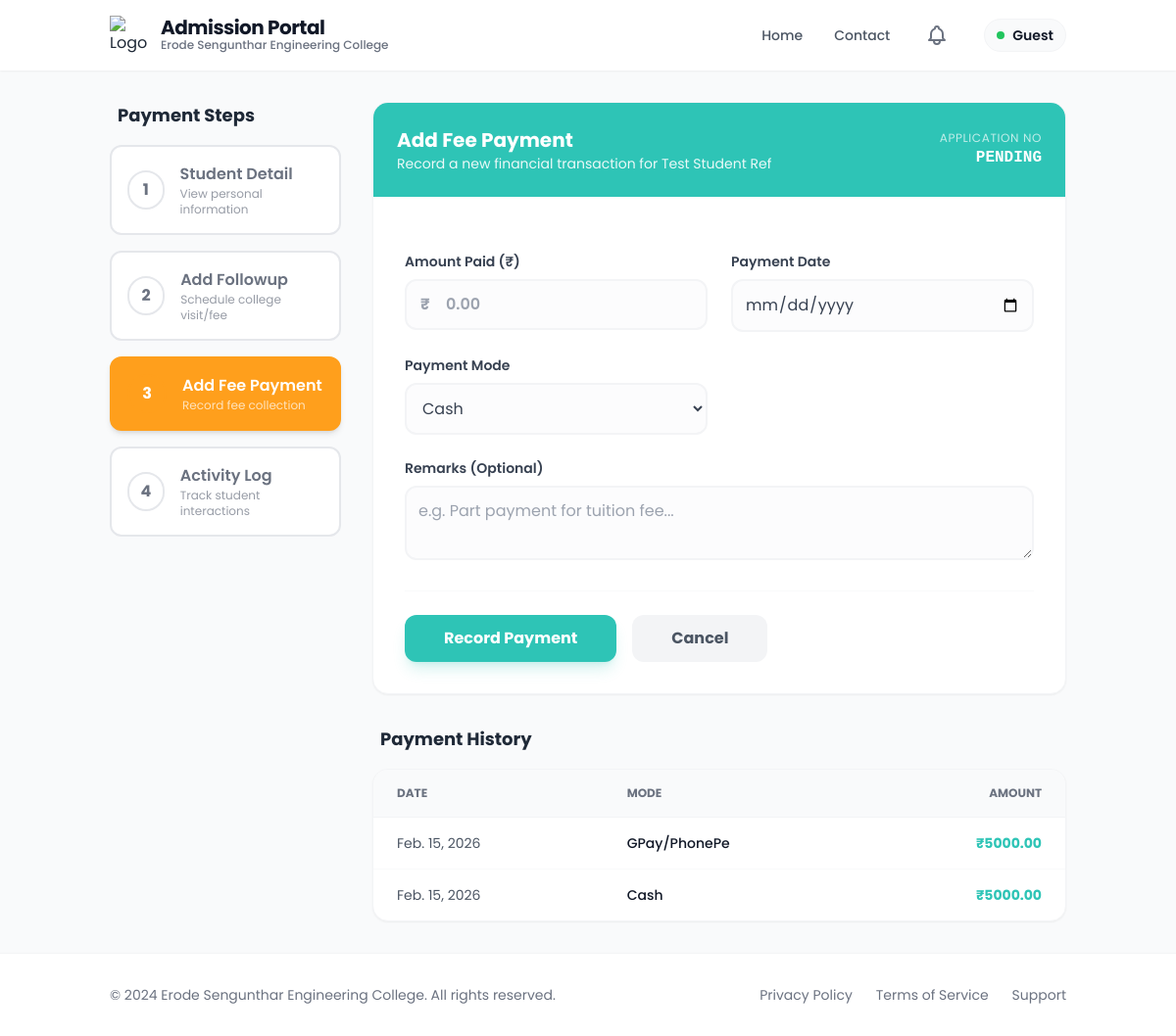
Page /fees/add/1002/ on the committed database.
### app/models.py (models this page shows, shortened)
class Admission(models.Model):
    ADMISSION_STATUS_CHOICES = (
        ('enquired', 'Enquired'),
        ('admitted', 'Admitted'),
        ('discontinued', 'Discontinued'),
        ('left', 'Left'),
    )
    admission_status = models.CharField(max_length=20, choices=ADMISSION_STATUS_CHOICES, default='enquired')
    application_number = models.CharField(max_length=100, blank=True, null=True)
    application_date = models.DateField(blank=True, null=True)
    admission_date = models.DateField(blank=True, null=True)
    allotment_number = models.CharField(max_length=100, blank=True, null=True)
    portal_status = models.CharField(max_length=50, blank=True, null=True)
    quota = models.CharField(max_length=50, blank=True, null=True)
    roll_number = models.CharField(max_length=100, blank=True, null=True)
    unique_id = models.CharField(max_length=100, blank=True, null=True)
    umis_number = models.CharField(max_length=100, blank=True, null=True)
    level = models.CharField(max_length=10, blank=True, null=True)
    course = models.CharField(max_length=100, blank=True, null=True)
    branch = models.CharField(max_length=100, blank=True, null=True)
    department_preferences = models.JSONField(default=dict, blank=True, null=True)
    pg_dept = models.CharField(max_length=255, blank=True, null=True)
    is_fg = models.BooleanField(default=False, blank=True, null=True)
    fg_number = models.CharField(max_length=100, blank=True, null=True)
    pmss = models.BooleanField(default=False, blank=True, null=True)
    seven_five = models.BooleanField(default=False, blank=True, null=True)
    student_name = models.CharField(max_length=255, blank=True, null=True)
    dob = models.DateField(blank=True, null=True)
    gender = models.CharField(max_length=10, blank=True, null=True)
    community = models.CharField(max_length=50, blank=True, null=True)
    caste = models.CharField(max_length=100, blank=True, null=True)
    region = models.CharField(max_length=100, blank=True, null=True)
    aadhaar_number = models.CharField(max_length=12, blank=True, null=True)
    father_name = models.CharField(max_length=255, blank=True, null=True)
    mother_name = models.CharField(max_length=255, blank=True, null=True)
    guardian_name = models.CharField(max_length=255, blank=True, null=True)
    father_mobile = models.CharField(max_length=15, blank=True, null=True)
    mother_mobile = models.CharField(max_length=15, blank=True, null=True)
    guardian_mobile = models.CharField(max_length=15, blank=True, null=True)
    email = models.EmailField(blank=True, null=True)
    student_mobile = models.CharField(max_length=15, blank=True, null=True)
    address = models.TextField(blank=True, null=True)
    pincode = models.CharField(max_length=10, blank=True, null=True)
    district = models.CharField(max_length=100, blank=True, null=True)
    state = models.CharField(max_length=100, blank=True, null=True)
    country = models.CharField(max_length=100, blank=True, null=True)
    qualification = models.CharField(max_length=10, blank=True, null=True)
    tenth_total = models.CharField(max_length=50, blank=True, null=True)
    tenth_percentage = models.CharField(max_length=50, blank=True, null=True)
    twelfth_total = models.CharField(max_length=50, blank=True, null=True)
    twelfth_percentage = models.CharField(max_length=50, blank=True, null=True)
    twelfth_major = models.CharField(max_length=255, blank=True, null=True)
    twelth_reg_no = models.CharField(max_length=50, blank=True, null=True)
    maths_marks = models.DecimalField(max_digits=5, decimal_places=2, blank=True, null=True)
    physics_marks = models.DecimalField(max_digits=5, decimal_places=2, blank=True, null=True)
    chemistry_marks = models.DecimalField(max_digits=5, decimal_places=2, blank=True, null=True)
    cutoff_marks = models.DecimalField(max_digits=5, decimal_places=2, blank=True, null=True)
    diploma_total = models.CharField(max_length=50, blank=True, null=True)
    diploma_percentage = models.CharField(max_length=50, blank=True, null=True)
    diploma_major = models.CharField(max_length=255, blank=True, null=True)
    board = models.CharField(max_length=50, blank=True, null=True)
    year_passing = models.IntegerField(blank=True, null=True)
    medium = models.CharField(max_length=50, blank=True, null=True)
    last_school = models.CharField(max_length=255, blank=True, null=True)
    vocational_stream = models.CharField(max_length=255, blank=True, null=True)
    skill_proof = models.FileField(upload_to=vocational_upload_path, blank=True, null=True)
    college_fee = models.DecimalField(max_digits=10, decimal_places=2, blank=True, null=True)
    hostel_fee = models.DecimalField(max_digits=10, decimal_places=2, blank=True, null=True)
    bus_fee = models.DecimalField(max_digits=10, decimal_places=2, blank=True, null=True)
    other_fee = models.DecimalField(max_digits=10, decimal_places=2, blank=True, null=True)
    paid_fee = models.DecimalField(max_digits=10, decimal_places=2, blank=True, null=True)
    concession_amount = models.DecimalField(max_digits=10, decimal_places=2, blank=True, null=True)
    unpaid_fee = models.DecimalField(max_digits=10, decimal_places=2, blank=True, null=True)
    transaction_id = models.CharField(max_length=50, blank=True, null=True)
    transaction_date = models.DateTimeField(blank=True, null=True)
    had_paid = models.BooleanField(default=False, blank=True, null=True)
    facility_type = models.CharField(max_length=20, blank=True, null=True)
    hostel_name = models.CharField(max_length=100, blank=True, null=True)
    boarding_point = models.CharField(max_length=100, blank=True, null=True)
    bus_needed = models.CharField(max_length=10, blank=True, null=True)
    bus_route = models.CharField(max_length=255, blank=True, null=True)
    hostel_needed = models.CharField(max_length=10, blank=True, null=True)
    hostel_type = models.CharField(max_length=100, blank=True, null=True)
    room_type = models.CharField(max_length=100, blank=True, null=True)
    mess_type = models.CharField(max_length=100, blank=True, null=True)
    hostel_fee_amount = models.DecimalField(max_digits=10, decimal_places=2, blank=True, null=True)
    account_holder_name = models.CharField(max_length=255, blank=True, null=True)
    account_number = models.CharField(max_length=30, blank=True, null=True)
    bank_name = models.CharField(max_length=100, blank=True, null=True)
    ifsc_code = models.CharField(max_length=15, blank=True, null=True)
    bank_branch = models.CharField(max_length=100, blank=True, null=True)
    seeding_status = models.CharField(max_length=50, blank=True, null=True)
    tc = models.FileField(upload_to=certificate_upload_path, blank=True, null=True)
    community_cert = models.FileField(upload_to=certificate_upload_path, blank=True, null=True)
    aadhaar = models.FileField(upload_to=certificate_upload_path, blank=True, null=True)
    tenth_marksheet = models.FileField(upload_to=certificate_upload_path, blank=True, null=True)
    twelfth_marksheet = models.FileField(upload_to=certificate_upload_path, blank=True, null=True)
    photo = models.FileField(upload_to=photo_upload_path, blank=True, null=True)
    created_at = models.DateTimeField(auto_now_add=True)

class FeePayment(models.Model):
    student = models.ForeignKey(
        'Admission',
        on_delete=models.CASCADE,
        related_name='fee_payments'
    )
    amount = models.DecimalField(max_digits=10, decimal_places=2)
    payment_date = models.DateField()
    payment_mode = models.CharField(max_length=50)
    transaction_id = models.CharField(max_length=100, blank=True, null=True)
    remarks = models.TextField(blank=True, null=True)
    created_at = models.DateTimeField(auto_now_add=True)

### app/followup.py (the view, shortened to what this page needs)
# urls.py: path('fees/add/<int:pk>/', followup.add_fee_payment, name='add_fee_payment'),
def add_fee_payment(request, pk):
    student = get_object_or_404(Admission, pk=pk)
    if not student.had_paid:
        student.had_paid = True
        student.save()
    return render(request, 'followup/add_fee_payment.html', {
        'student': student,
        'admission': student,
        'active_step': 'add_fee'
    })

### templates/followup/add_fee_payment.html (shortened to what this page needs)
{% extends 'followup/new_base.html' %}
{% block content %}
<div class="flex flex-col lg:flex-row gap-8">
    <div class="lg:w-1/4">
        <div class="sticky top-24">
            <h3 class="text-lg font-bold mb-4 text-gray-800 px-2">Payment Steps</h3>
            {% include 'followup/stepper.html' %}
        </div>
    </div>
    <div class="lg:w-3/4">
        <div class="bg-white rounded-2xl shadow-sm border border-gray-100 overflow-hidden">
            <div class="p-6 bg-dark text-white">
                <div class="flex justify-between items-center">
                    <div>
                        <h2 class="text-xl font-bold">Add Fee Payment</h2>
                        <p class="text-sm opacity-90">Record a new financial transaction for {{ student.student_name }}
                        </p>
                    </div>
                    <div class="hidden md:block text-right">
                        <p class="text-xs uppercase tracking-wider opacity-70">Application No</p>
                        <p class="font-mono font-bold">{{ student.Application_number|default:"PENDING" }}</p>
                    </div>
                </div>
            </div>
            <form method="POST" class="p-8 space-y-6">
                <div class="grid grid-cols-1 md:grid-cols-2 gap-6">
                    <div class="space-y-2">
                        <label class="block text-sm font-semibold text-gray-700">Amount Paid (₹)</label>
                        <div class="relative group">
                            <span
                                class="absolute left-4 top-1/2 -translate-y-1/2 text-gray-400 font-bold group-focus-within:text-dark transition-colors">₹</span>
                            <input type="number" step="0.01" name="amount" required
                                class="w-full pl-10 pr-4 py-3 rounded-xl border-2 border-gray-100 focus:border-dark focus:ring-0 outline-none transition-all text-gray-700 bg-gray-50/50 font-semibold"
                                placeholder="0.00">
                        </div>
                    </div>
                    <div class="space-y-2">
                        <label class="block text-sm font-semibold text-gray-700">Payment Date</label>
                        <input type="date" name="payment_date" required
                            class="w-full p-3 rounded-xl border-2 border-gray-100 focus:border-dark focus:ring-0 outline-none transition-all text-gray-700 bg-gray-50/50">
                    </div>
                    <div class="space-y-2">
                        <label class="block text-sm font-semibold text-gray-700">Payment Mode</label>
                        <select name="payment_mode" id="paymentMode" required onchange="toggleTransactionField()"
                            class="w-full p-3 rounded-xl border-2 border-gray-100 focus:border-dark focus:ring-0 outline-none transition-all text-gray-700 bg-gray-50/50">
                            <option value="Cash">Cash</option>
                        </select>
                    </div>
                    <div class="space-y-2 md:col-span-2">
                        <label class="block text-sm font-semibold text-gray-700">Remarks (Optional)</label>
                        <textarea name="remarks" rows="2"
                            class="w-full p-3 rounded-xl border-2 border-gray-100 focus:border-dark focus:ring-0 outline-none transition-all text-gray-700 bg-gray-50/50"
                            placeholder="e.g. Part payment for tuition fee..."></textarea>
                    </div>
                </div>
                <div class="pt-6 border-t border-gray-50 flex flex-wrap gap-4">
                    <button type="submit"
                        class="bg-dark text-white px-10 py-3 rounded-xl font-bold hover:bg-dark/90 transition-all shadow-lg shadow-dark/20 hover:scale-[1.02] active:scale-[0.98]">
                        Record Payment
                    </button>
                    <a href="{% url 'student_detail' student.id %}"
                        class="bg-gray-100 text-gray-600 px-10 py-3 rounded-xl font-bold hover:bg-gray-200 transition-all">
                        Cancel
                    </a>
                </div>
            </form>
        </div>
        {% if student.fee_payments.all %}
        <div class="mt-8">
            <h3 class="text-lg font-bold text-gray-800 mb-4 px-2">Payment History</h3>
            <div class="bg-white rounded-2xl shadow-sm border border-gray-100 overflow-hidden">
                <table class="w-full text-left">
                    <thead class="bg-gray-50 border-b border-gray-100">
                        <tr>
                            <th class="px-6 py-4 text-xs font-bold text-gray-500 uppercase">Date</th>
                            <th class="px-6 py-4 text-xs font-bold text-gray-500 uppercase">Mode</th>
                            <th class="px-6 py-4 text-xs font-bold text-gray-500 uppercase text-right">Amount</th>
                        </tr>
                    </thead>
                    <tbody class="divide-y divide-gray-50">
                        {% for payment in student.fee_payments.all %}
                        <tr class="hover:bg-gray-50/50 transition-colors">
                            <td class="px-6 py-4 text-sm text-gray-600">{{ payment.payment_date }}</td>
                            <td class="px-6 py-4 text-sm font-medium text-gray-900">{{ payment.payment_mode }}</td>
                            <td class="px-6 py-4 text-sm font-bold text-dark text-right">₹{{ payment.amount }}</td>
                        </tr>
                        {% endfor %}
                    </tbody>
                </table>
            </div>
        </div>
        {% endif %}
    </div>
</div>
{% endblock %}

### rows in the picture
Admission: student_name "Test Student Ref"
FeePayment: payment_date "Feb. 15, 2026", payment_mode "GPay/PhonePe", amount "5000.00"
FeePayment: payment_date "Feb. 15, 2026", payment_mode "Cash", amount "5000.00"

### other values in the picture
{{ user.username|default:"Guest" }} "Guest"
{{ student.Application_number|default:"PENDING" }} "PENDING"
